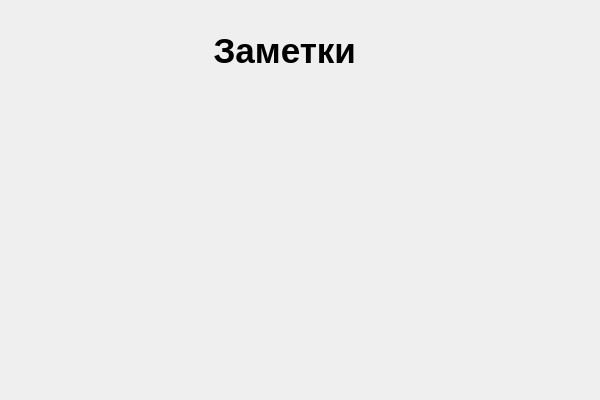
<?xml version="1.0" encoding="UTF-8"?>
<ui version="4.0">
 <class>Dialog</class>
 <widget class="QDialog" name="Dialog">
  <property name="geometry">
   <rect>
    <x>0</x>
    <y>0</y>
    <width>600</width>
    <height>400</height>
   </rect>
  </property>
  <property name="font">
   <font>
    <strikeout>false</strikeout>
   </font>
  </property>
  <property name="windowTitle">
   <string>Заметки...А кто вообще сюда смотрит?</string>
  </property>
  <widget class="QLabel" name="label">
   <property name="geometry">
    <rect>
     <x>-10</x>
     <y>0</y>
     <width>591</width>
     <height>101</height>
    </rect>
   </property>
   <property name="font">
    <font>
     <pointsize>26</pointsize>
     <weight>75</weight>
     <bold>true</bold>
    </font>
   </property>
   <property name="text">
    <string>                       Заметки</string>
   </property>
  </widget>
 </widget>
 <resources/>
 <connections/>
</ui>
